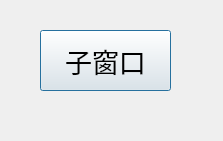
<?xml version="1.0" encoding="UTF-8"?>
<ui version="4.0">
 <class>Dialog</class>
 <widget class="QDialog" name="Dialog">
  <property name="geometry">
   <rect>
    <x>0</x>
    <y>0</y>
    <width>223</width>
    <height>141</height>
   </rect>
  </property>
  <property name="font">
   <font>
    <pointsize>20</pointsize>
   </font>
  </property>
  <property name="windowTitle">
   <string>Dialog</string>
  </property>
  <widget class="QPushButton" name="pushButton">
   <property name="geometry">
    <rect>
     <x>40</x>
     <y>30</y>
     <width>131</width>
     <height>61</height>
    </rect>
   </property>
   <property name="text">
    <string>子窗口</string>
   </property>
  </widget>
 </widget>
 <resources/>
 <connections/>
</ui>
